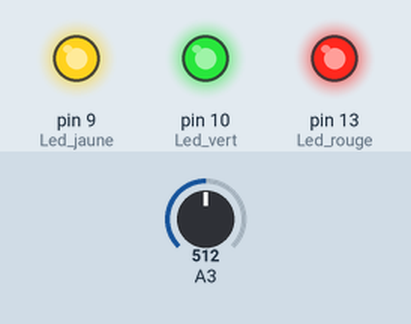
This sketch was run on a simulated Arduino Uno, built with avr-gcc and run on an emulated ATmega328P. On the bench: output pins drawn as LEDs (lit = HIGH). The inputs (shaded band) are chosen by the test bench; at power-on: A3 = 512.

Above: at 1.2 s.
1.3 s: A3 set to 122
At 1.6 s:
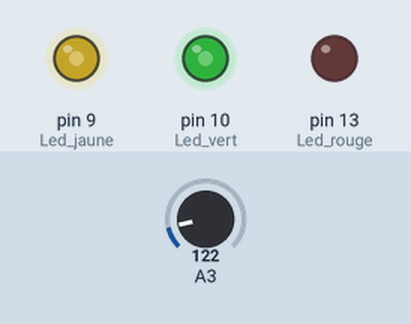
2.8 s: A3 set to 0
At 3.1 s:
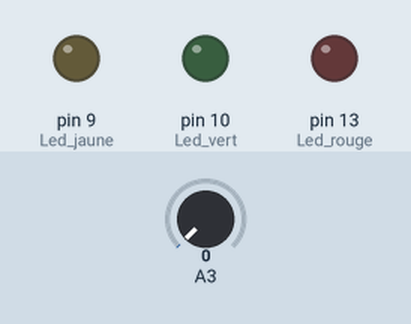
4.3 s: A3 set to 306
At 5.1 s:
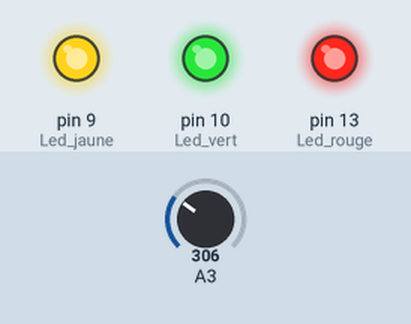
Timing chart, 0 to 7.3 s (numbered marks = the images above; inputs shaded):
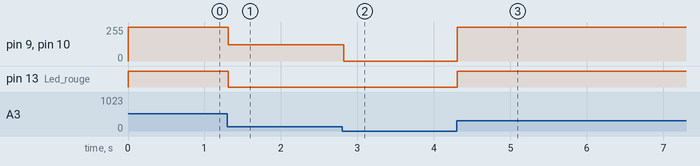

The sketch:

Detecteur_de_lumiere-Photoresistor-projet..ino
```cpp
int AnalogValue;
int ValuePr=A0;
int intensite=19;

int Led_rouge=13;
int Led_jaune=9;
int Led_vert=10;

void setup() {
  pinMode(ValuePr,INPUT);
  pinMode(Led_rouge,OUTPUT);
  pinMode(Led_jaune,OUTPUT);
  pinMode(Led_vert,OUTPUT);
  Serial.begin(9600);

}

void loop() {

  AnalogValue= analogRead((ValuePr)/4);
  analogWrite(Led_rouge,AnalogValue);
  analogWrite(Led_jaune,AnalogValue);
  analogWrite(Led_vert,AnalogValue);

  delay(20);

}
```

Measured:
- after the input at 1.3 s, pin 9 (Led_jaune), pin 10 (Led_vert): 255/255 → 122/255 at once; pin 13 (Led_rouge): HIGH → LOW at once
- after the input at 2.8 s, pin 9 (Led_jaune), pin 10 (Led_vert): 122/255 → 0/255 at once
- after the input at 4.3 s, pin 9 (Led_jaune), pin 10 (Led_vert): 0/255 → 255/255 at once; pin 13 (Led_rouge): LOW → HIGH at once
